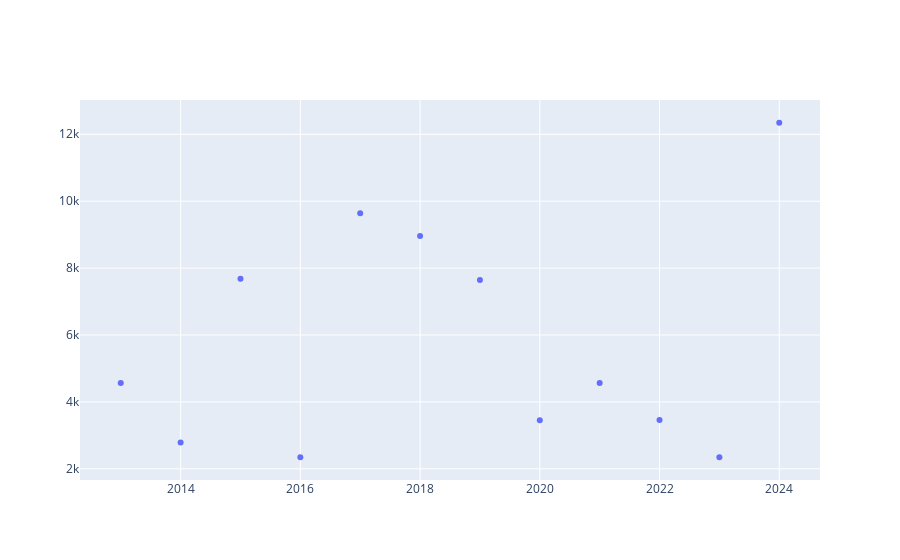

The cell this chart's notebook holds for it:
### Code cell
import plotly

import plotly.graph_objects as go

import plotly.offline as pyo

from plotly.offline import init_notebook_mode

init_notebook_mode(connected=True)

fig = go.Figure(data=go.Scatter(x=year, y=number_users, mode='markers'))

fig.show()

### Figure 1 — Plotly figure (JSON) as saved in the notebook; plotly's stock layout.template omitted (floating-point values rounded to 4 significant figures)
{"data": [{"mode": "markers", "type": "scatter", "x": [2013, 2014, 2015, 2016, 2017, 2018, 2019, 2020, 2021, 2022, 2023, 2024], "y": [4562, 2783, 7685, 2346, 9643, 8956, 7643, 3454, 4567, 3456, 2345, 12345]}], "layout": {}}
